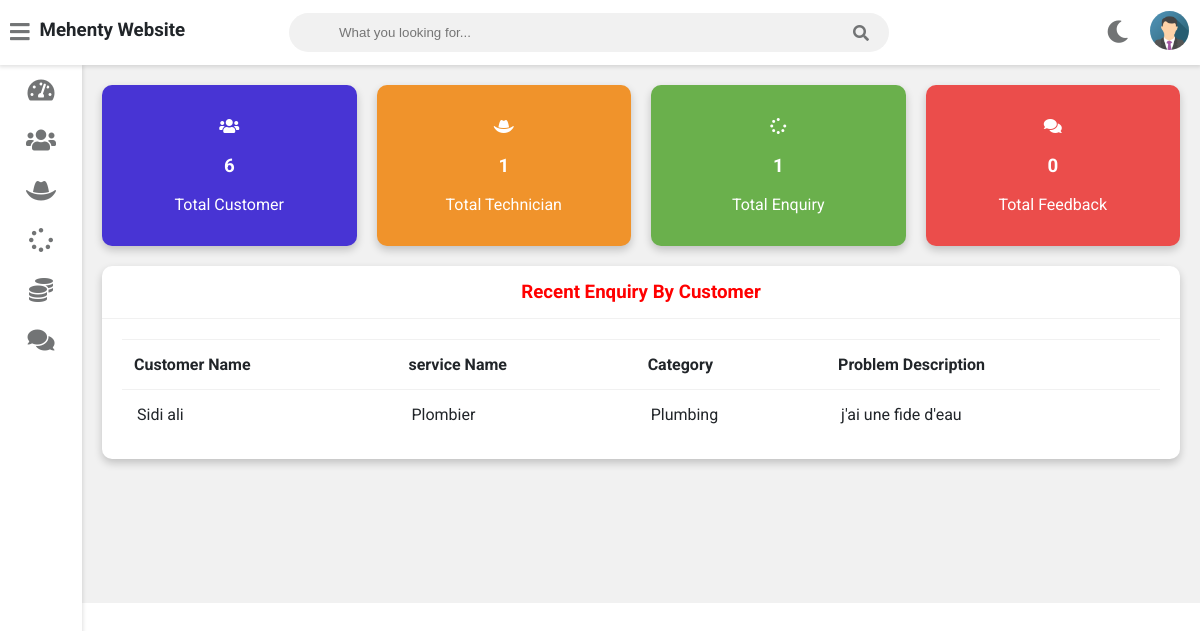
The page /admin-dashboard (signed in) on the database its author committed.
### service/models.py (models this page shows, shortened)
class Customer(models.Model):
    user=models.OneToOneField(User,on_delete=models.CASCADE)
    profile_pic= models.ImageField(upload_to='profile_pic/CustomerProfilePic/',null=True,blank=True)
    address = models.CharField(max_length=40)
    mobile = models.CharField(max_length=20,null=False)
    @property
    def get_name(self):
        return self.user.first_name+" "+self.user.last_name

class Request(models.Model):
    cat=(('Plumbing', 'Plumbing'),('Electricity', 'Electricity'),('Painting', 'Painting'),('Carpentry', 'Carpentry'))
    category=models.CharField(max_length=50,choices=cat)
    service_no=models.PositiveIntegerField(null=False)
    service_name = models.CharField(max_length=40,null=False)
    problem_description = models.CharField(max_length=500,null=False)
    date=models.DateField(auto_now=True)
    cost=models.PositiveIntegerField(null=True)
    customer=models.ForeignKey('Customer', on_delete=models.CASCADE,null=True)
    Technician=models.ForeignKey('Technician',on_delete=models.CASCADE,null=True)
    stat=(('Pending','Pending'),('Approved','Approved'),('Repairing','Repairing'),('Repairing Done','Repairing Done'),('Released','Released'))
    status=models.CharField(max_length=50,choices=stat,default='Pending',null=True)

### service/views.py (the view)
# urls.py: path('admin-dashboard', views.admin_dashboard_view,name='admin-dashboard'),
@login_required(login_url='adminlogin')
def admin_dashboard_view(request):
    enquiry=models.Request.objects.all().order_by('-id')
    customers=[]
    for enq in enquiry:
        customer=models.Customer.objects.get(id=enq.customer_id)
        customers.append(customer)
    dict={
    'total_customer':models.Customer.objects.all().count(),
    'total_Technician':models.Technician.objects.all().count(),
    'total_request':models.Request.objects.all().count(),
    'total_feedback':models.Feedback.objects.all().count(),
    'data':zip(customers,enquiry),
    }
    return render(request,'service/admin_dashboard.html',context=dict)

### templates/service/admin_dashboard.html
{% extends 'service/adminbase.html' %}
{% load static %}
{% block content %}
	<div class="wrapper">
		<div class="row">
			<div class="col-3 col-m-6 col-sm-6">
				<div class="counter bg-primary">
					<p>
						<i class="fas fa-users"></i>
					</p>
					<h3>{{total_customer}}</h3>
					<p>Total Customer</p>
				</div>
			</div>
			<div class="col-3 col-m-6 col-sm-6">
				<div class="counter bg-warning">
					<p>
						<i class="fas fa-hat-cowboy"></i>
					</p>
					<h3>{{total_Technician}}</h3>
					<p>Total Technician</p>
				</div>
			</div>
			<div class="col-3 col-m-6 col-sm-6">
				<div class="counter bg-success">
					<p>
						<i class="fas fa-spinner"></i>
					</p>
					<h3>{{total_request}}</h3>
					<p>Total Enquiry</p>
				</div>
			</div>
			<div class="col-3 col-m-6 col-sm-6">
				<div class="counter bg-danger">
					<p>
						<i class="fas fa-comments"></i>
					</p>
					<h3>{{total_feedback}}</h3>
					<p>Total Feedback</p>
				</div>
			</div>
		</div>
		<div class="row">
			<div class="col-12 col-m-12 col-sm-12">
				<div class="card">
					<div class="card-header">
						<h3 style="color:red; text-align:center" >Recent Enquiry By Customer
						</h3>
					</div>
					<div class="card-content">
						<table>
							<thead>
								<tr>
									<th>Customer Name</th>
									<th>service Name</th>
									<th>Category</th>
									<th>Problem  Description</th>
								</tr>
							</thead>
							<tbody>
								{% for c,r in data %}
								<tr>
									<td> {{c.get_name}}</td>
									<td> {{r.service_name}}</td>
									<td>{{r.category}}</td>
									<td>{{r.problem_description}}</td>
								</tr>
								{% endfor %}
							</tbody>
						</table>
					</div>
				</div>
			</div>
		</div>
  <br><br><br><br><br><br>
	</div>
{% endblock content %}

### static/style.css (style rules this page uses)
:root { --primary-color: #4834d4; --success-color: #6ab04c; --warning-color: #f0932b; --danger-color: #eb4d4b; --light-color: #212529; --light-second-color: #727475; --light-background: #ffffff; --light-second-background: #f1f1f1; --dark-color: #909090; --dark-second-color: #f5f6fa; --dark-background: #23242D; --dark-second-background: #181818; }
.light { --main-bg-color: var(--light-background); --second-bg-color: var(--light-second-background); --main-color: var(--light-color); --second-color: var(--light-second-color); }
.bg-primary { background: var(--primary-color); }
.bg-success { background: var(--success-color); }
.bg-warning { background: var(--warning-color); }
.bg-danger { background: var(--danger-color); }
* { box-sizing: border-box; }
body { font-family: 'Roboto', sans-serif; background: var(--main-bg-color); color: var(--main-color); margin: 0; }
.wrapper { padding: 10px; margin-left: 82px; padding-top: 75px; background: var(--second-bg-color); transition: margin-left .5s; }
.row { display: flex; flex-wrap: wrap; flex-direction: row; }
.row:after, .row:before { box-sizing: border-box; }
[class*="col-"] { padding: 10px; }
@media only screen and (min-width: 600px) { .col-sm-6 { width: 50%; } }
@media only screen and (min-width: 600px) { .col-sm-12 { width: 100%; } }
@media only screen and (min-width: 768px) { .col-m-6 { width: 50%; } }
@media only screen and (min-width: 768px) { .col-m-12 { width: 100%; } }
@media only screen and (min-width: 992px) { .col-3 { width: 25%; } }
@media only screen and (min-width: 992px) { .col-12 { width: 100%; } }
.counter { padding: 16px; text-align: center; color: #fff; border-radius: 10px; box-shadow: 0 4px 8px 0 rgba(0,0,0,0.2); }
.card { background: var(--main-bg-color); color: var(--main-color); border-radius: 10px; margin-bottom: 10px; box-shadow: 0 4px 8px 0 rgba(0,0,0,0.2); }
.card-header { padding: 15px 30px; border-bottom: 1px solid var(--second-bg-color); position: relative; }
.card-header h3 { margin: 0; }
.card-content { padding: 20px; overflow-x: auto; }
table { border-collapse: collapse; width: 100%; }
table td { border-top: 1px solid var(--second-bg-color); padding: 15px; }
table th { border-top: 1px solid var(--second-bg-color); border-bottom: 1px solid var(--second-bg-color); padding: 15px 12px; text-align: left; }

### rows shown on the page
Customer: get_name "Sidi ali", service_name "Plombier", category "Plumbing", problem_description "j'ai une fide d'eau"

### other values the page prints
{{ total_customer }} "6"
{{ total_Technician }} "1"
{{ total_request }} "1"
{{ total_feedback }} "0"
